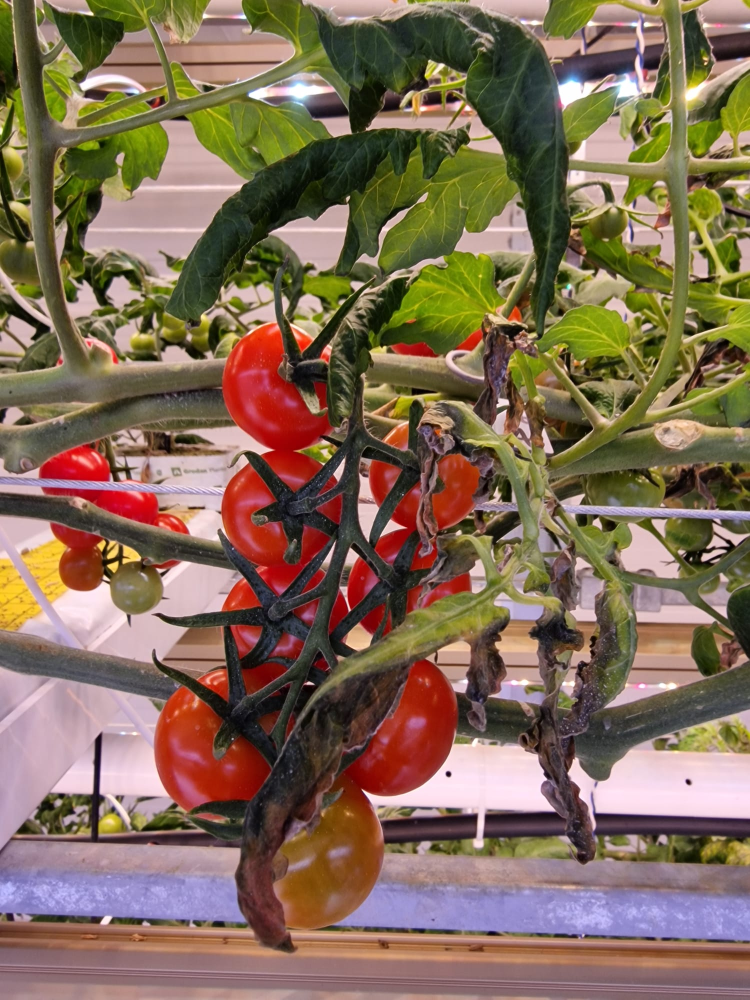
#> input picture images/1.jpg, 1500 x 2000 px (shown at 1/2 size); its folder holds 4 pictures in this run
$ python main.py images/1.jpg
#> lines starting #> are read from the running program, lines starting #| are printed output that depends on the picture; after the words box and inside, x2 and y2 are one past the last pixel; in counts of white or black regions, pixels touching at a corner belong together
### utils.py
import numpy as np
import cv2 as cv

def pre_process_image(image):
    # image = cv.imread(input_file)
    # Process the image here
    gray_image = cv.cvtColor(image, cv.COLOR_BGR2GRAY)
    blurred_image = cv.GaussianBlur(gray_image, (7,7), 1)
    canny_image = cv.Canny(blurred_image, 100, 100)
    dilated_image = cv.dilate(canny_image, (3,3), iterations=1)
    eroded_image = cv.erode(dilated_image, (3,3), iterations=1)
    return eroded_image

# [11 lines left out: function find_red_color_static, not called in this run]

### main.py
import cv2 as cv
import numpy as np
import sys
import os

from utils import pre_process_image, find_red_color_static

def nothing(x):
    pass

# [129 lines left out: functions find_green_stems, find_red_tomatoes, process_all_images, add_dimension_to_image, not called in this run]

def process_single_image(input_file):
#> called with input_file = 'images/1.jpg'
    if input_file.endswith(".jpg"):
        original_image = cv.imread(input_file)
#> original_image is the input picture: shape (2000, 1500, 3); mean B, G, R 86.7, 107.4, 129.9
        find_red_color_dynamic(original_image)
        cv.destroyAllWindows()
        sys.exit()

# create a function to find red color dynamically with the help of trackbars
def find_red_color_dynamic(original_image):
    hsv = cv.cvtColor(original_image, cv.COLOR_BGR2HSV)
#> hsv: shape (2000, 1500, 3); mean H, S, V 59.1, 108, 134.5
    cv.namedWindow('res')
    # Create trackbars for color change
    # Hue range is 0-179
    cv.createTrackbar('LowerH', 'res', 0, 179, nothing)
#> slider 'LowerH' is set to 35
    cv.createTrackbar('LowerS', 'res', 0, 255, nothing)
#> slider 'LowerS' is set to 51
    cv.createTrackbar('LowerV', 'res', 0, 255, nothing)
#> slider 'LowerV' is set to 51
    cv.createTrackbar('UpperH', 'res', 179, 179, nothing)
    cv.createTrackbar('UpperS', 'res', 255, 255, nothing)
    cv.createTrackbar('UpperV', 'res', 255, 255, nothing)

    while True:
        # Get current positions of the trackbars
        l_h = cv.getTrackbarPos('LowerH', 'res')
        l_s = cv.getTrackbarPos('LowerS', 'res')
        l_v = cv.getTrackbarPos('LowerV', 'res')
        u_h = cv.getTrackbarPos('UpperH', 'res')
        u_s = cv.getTrackbarPos('UpperS', 'res')
        u_v = cv.getTrackbarPos('UpperV', 'res')

        # Define the HSV range for red color
        lower_red = np.array([l_h, l_s, l_v])
        upper_red = np.array([u_h, u_s, u_v])

        # Threshold the HSV image to get only red colors
        mask = cv.inRange(hsv, lower_red, upper_red)
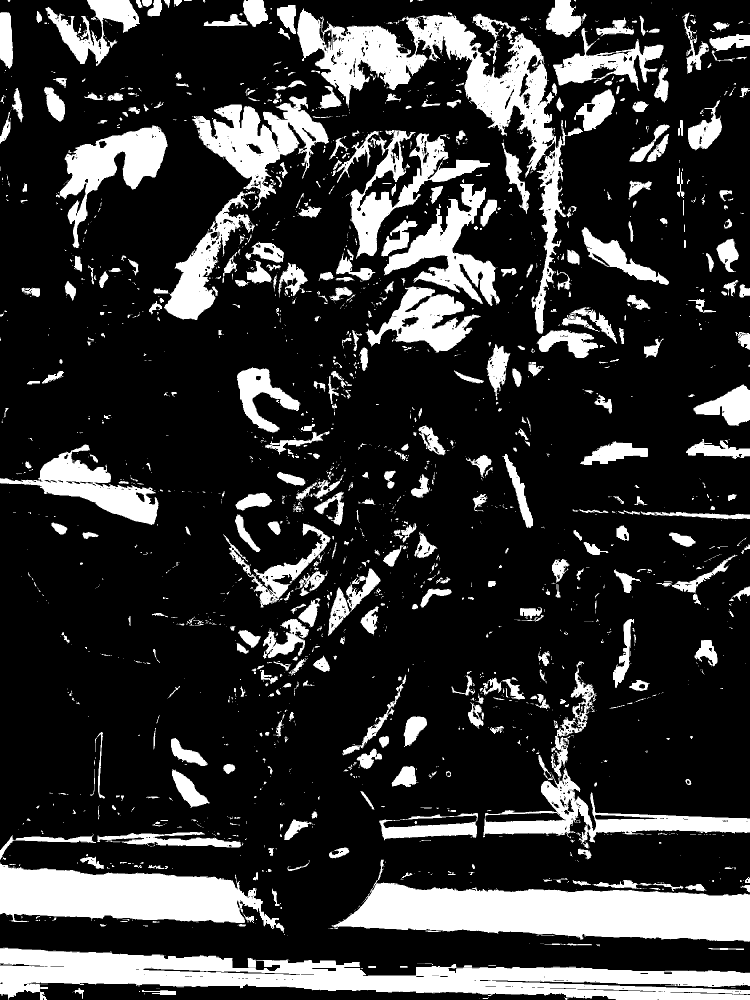
#> mask: shape (2000, 1500) (shown at 1/2 size); 20.7% white; 2301 white regions (1693 under 20 px), largest, box (x1, y1, x2, y2) and area: (0, 1895, 1500, 2000) 79848, (663, 1719, 1500, 1884) 69268, (594, 17, 1166, 668) 57971

        # Bitwise-AND mask and original image
        res = cv.bitwise_and(original_image, original_image, mask=mask)
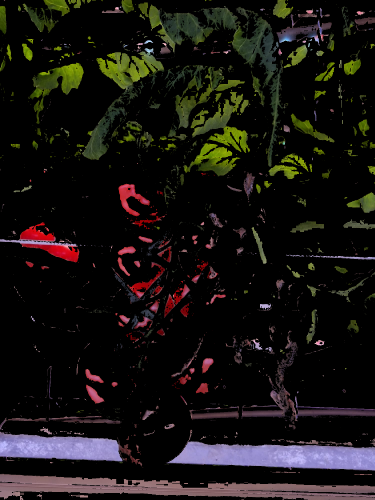
#> res: shape (2000, 1500, 3) (shown at 1/4 size); mean B, G, R 17.3, 19.8, 22.8

        res = pre_process_image(res)
#> in pre_process_image, `gray_image = cv.cvtColor(image, cv.COLOR_BGR2GRAY)`:
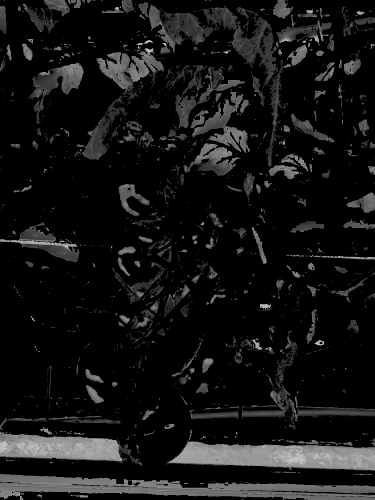
#> gray_image: shape (2000, 1500) (shown at 1/4 size); min 0, max 238, mean 20.4
#> in pre_process_image, `canny_image = cv.Canny(blurred_image, 100, 100)`:
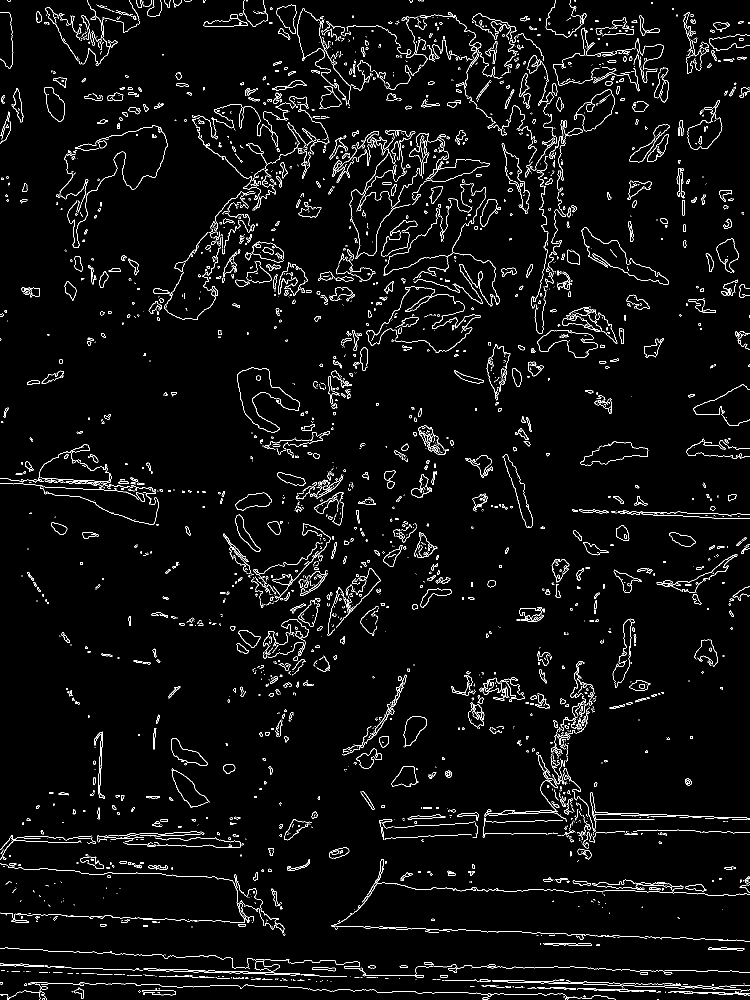
#> canny_image: shape (2000, 1500) (shown at 1/2 size); 3.6% white in thin lines or dots
#> in pre_process_image, `dilated_image = cv.dilate(canny_image, (3,3), iterations=1)`:
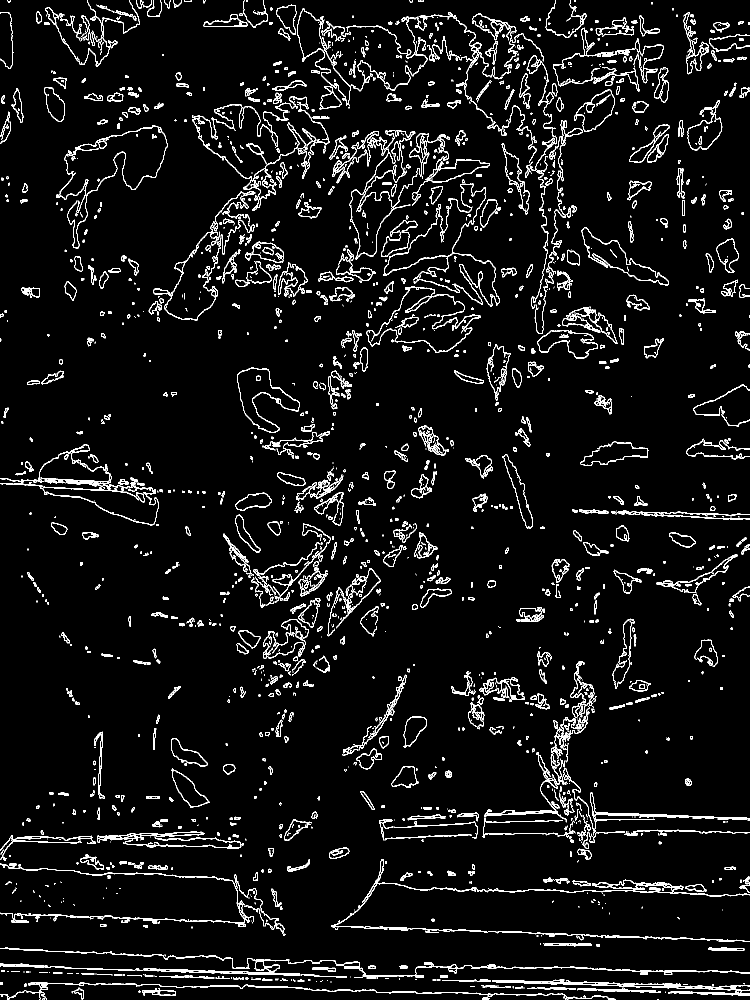
#> dilated_image: shape (2000, 1500) (shown at 1/2 size); 5.8% white in thin lines or dots
#> in pre_process_image, `eroded_image = cv.erode(dilated_image, (3,3), iterations=1)`:
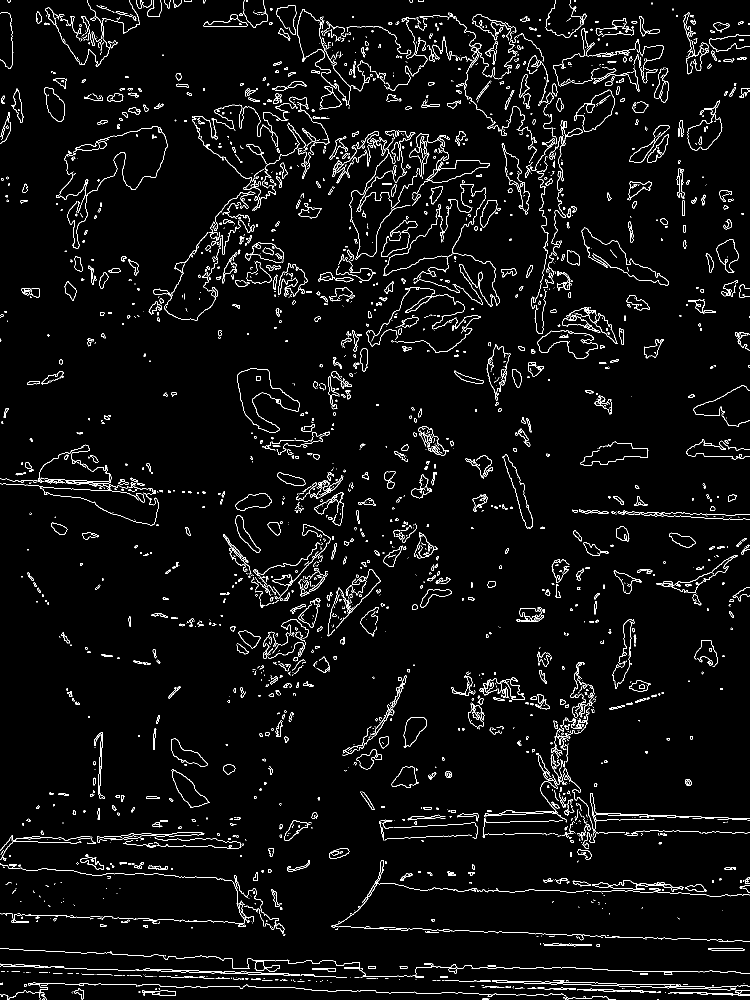
#> eroded_image: shape (2000, 1500) (shown at 1/2 size); 3.7% white in thin lines or dots

        # combined_image = np.concatenate((original_image, res), axis=1)

        # Show the original and masked image
        cv.imshow('image', original_image)
        cv.imshow('res', res)

        k = cv.waitKey(1) & 0xFF
#> (key Esc is pressed here)
        if k == 27:  # ESC key to exit
            break


# main
def main(argv):
    current_dir = os.getcwd()
    input_path = os.path.join(current_dir, "images/")
    output_path = os.path.join(current_dir, "processed/")
    if argv[1] == "all":
        process_all_images(input_path, output_path)
    else:
        process_single_image(argv[1])

if __name__ == "__main__":
    main(sys.argv)
#> (the program exits here)

$ run again, on images/14.jpg
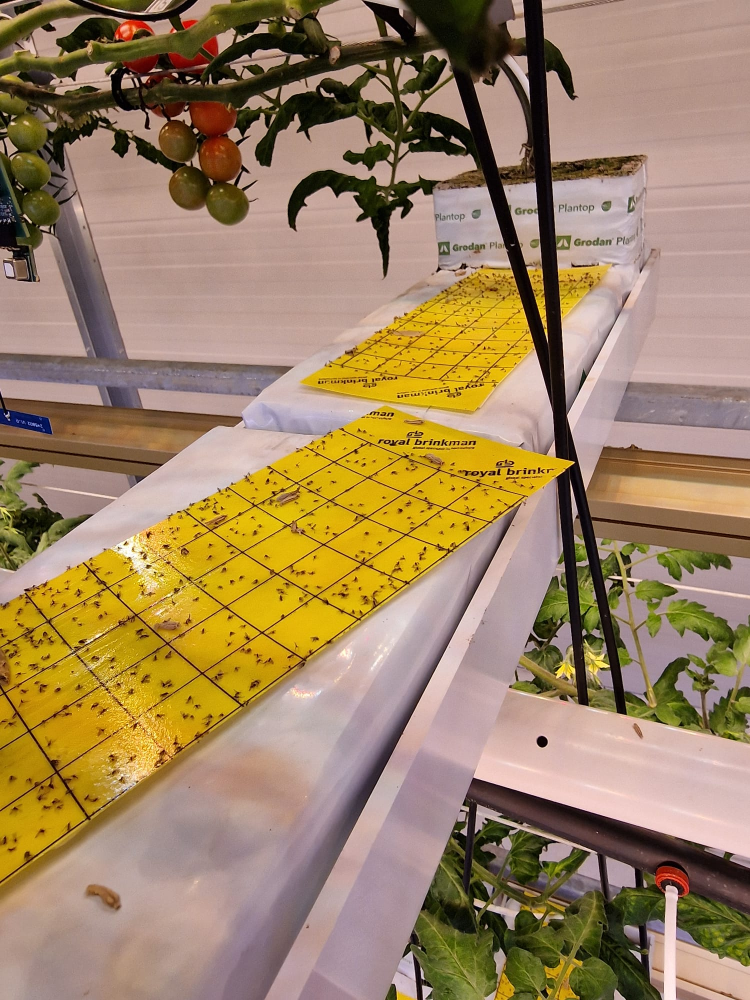
#> input picture images/14.jpg, 1500 x 2000 px (shown at 1/2 size)
#> in process_single_image, original_image is the input picture: shape (2000, 1500, 3); mean B, G, R 97.3, 131.7, 157.7
#> hsv: shape (2000, 1500, 3); mean H, S, V 41.6, 110.2, 158.2
#> in find_red_color_dynamic, `mask = cv.inRange(hsv, lower_red, upper_red)`:
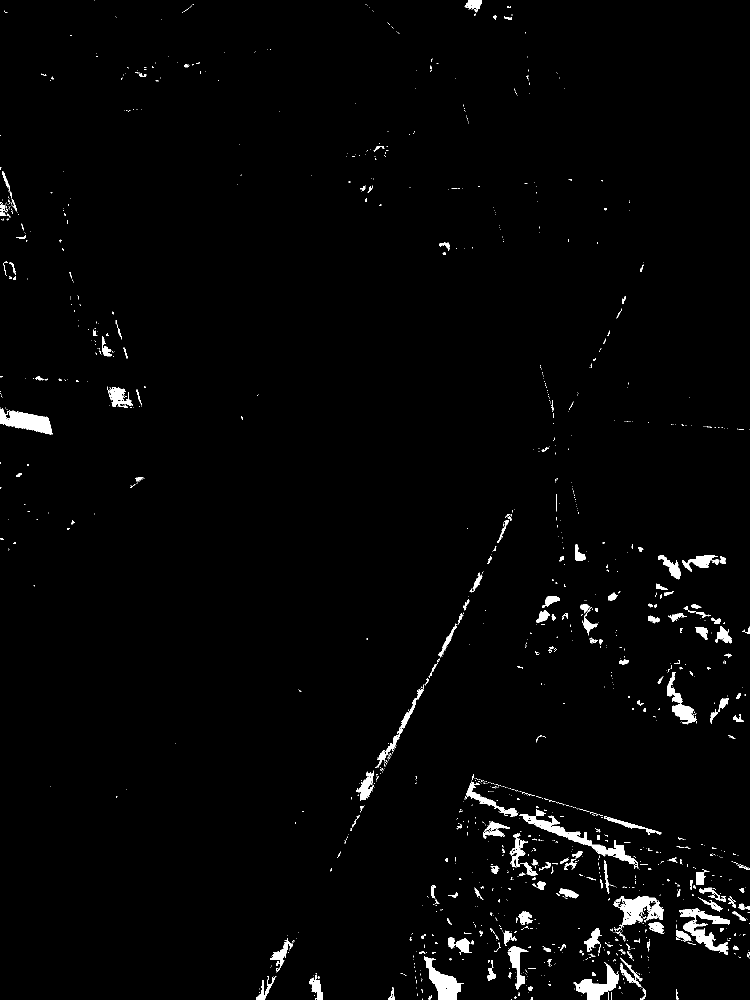
#> mask: shape (2000, 1500) (shown at 1/2 size); 1.9% white; 1420 white regions (1202 under 20 px), largest, box (x1, y1, x2, y2) and area: (1038, 1618, 1277, 1737) 3992, (1359, 1817, 1460, 1909) 3057, (1231, 1792, 1327, 1856) 2914
#> canny_image: shape (2000, 1500); 0.73% white in thin lines or dots
#> dilated_image: shape (2000, 1500); 1.1% white in thin lines or dots
#> in pre_process_image, `eroded_image = cv.erode(dilated_image, (3,3), iterations=1)`:
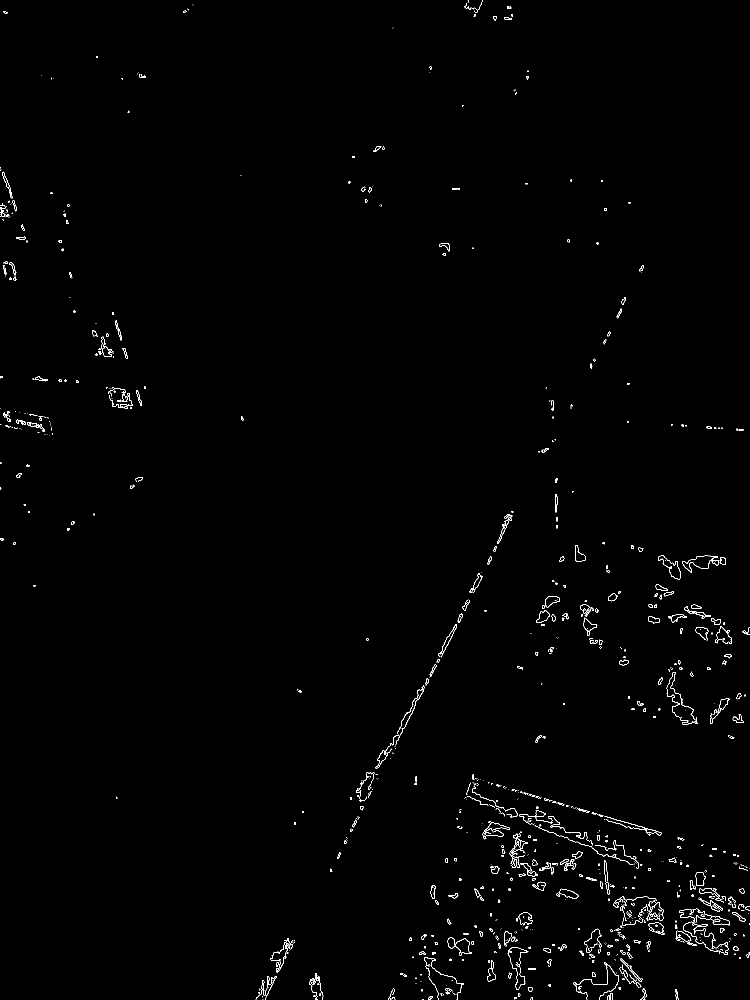
#> eroded_image: shape (2000, 1500) (shown at 1/2 size); 0.77% white in thin lines or dots
